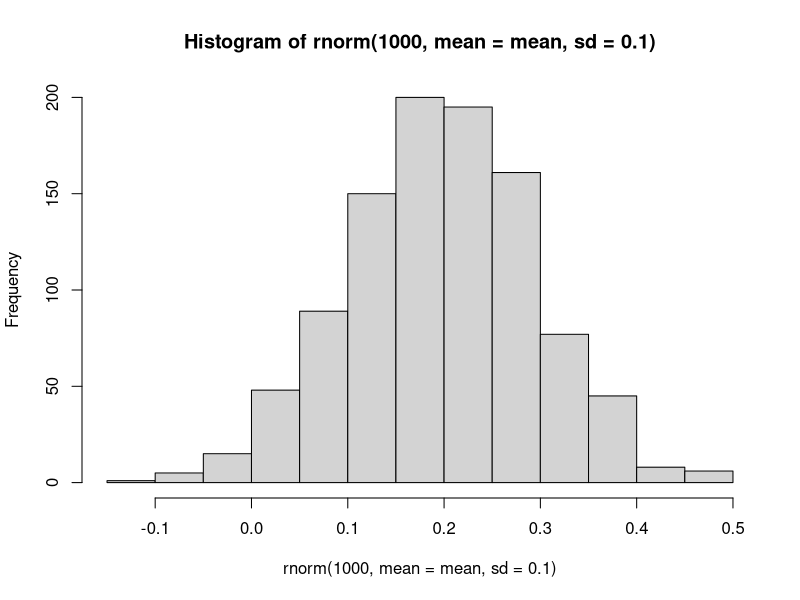
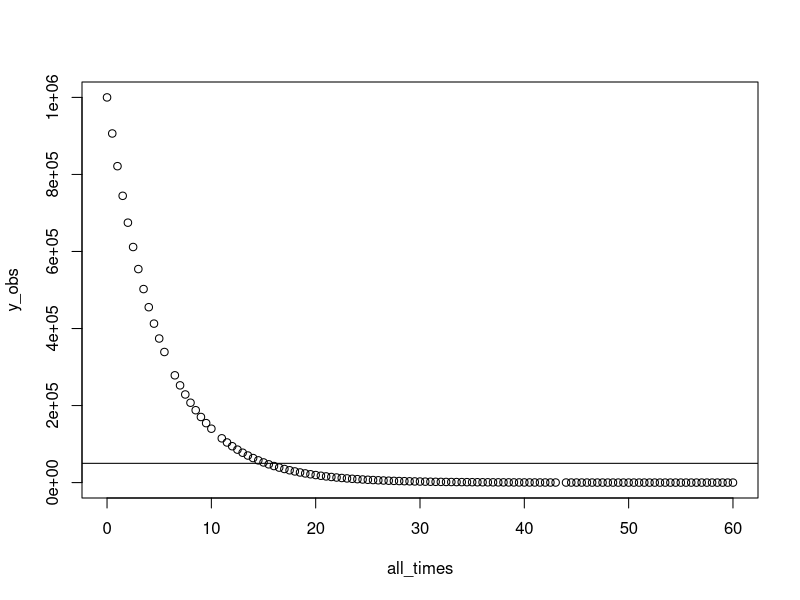
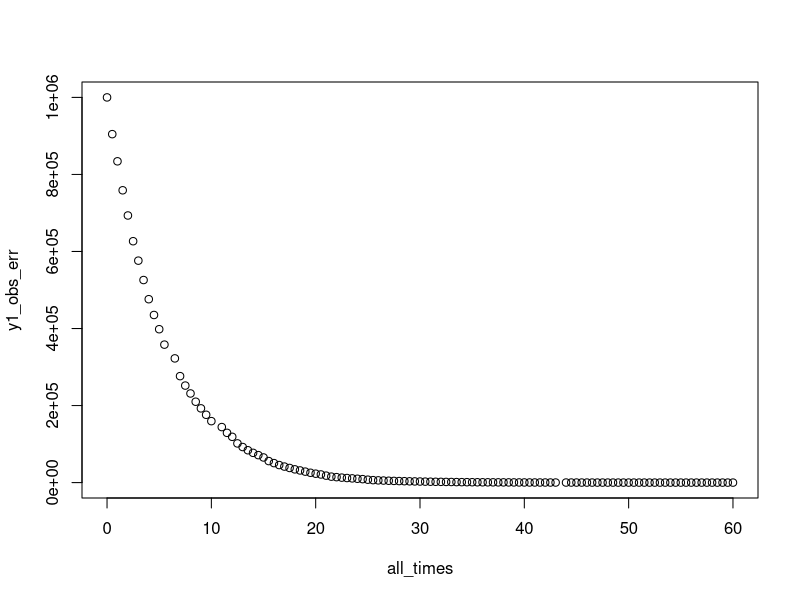
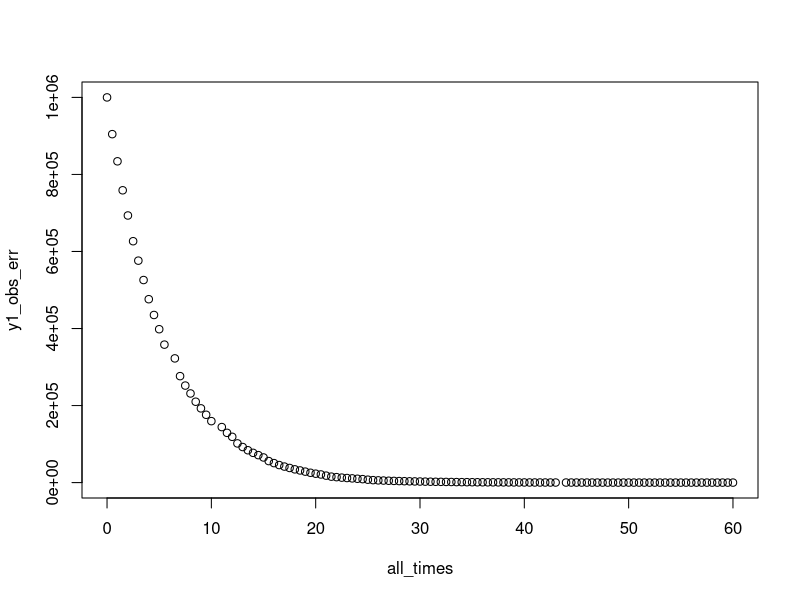
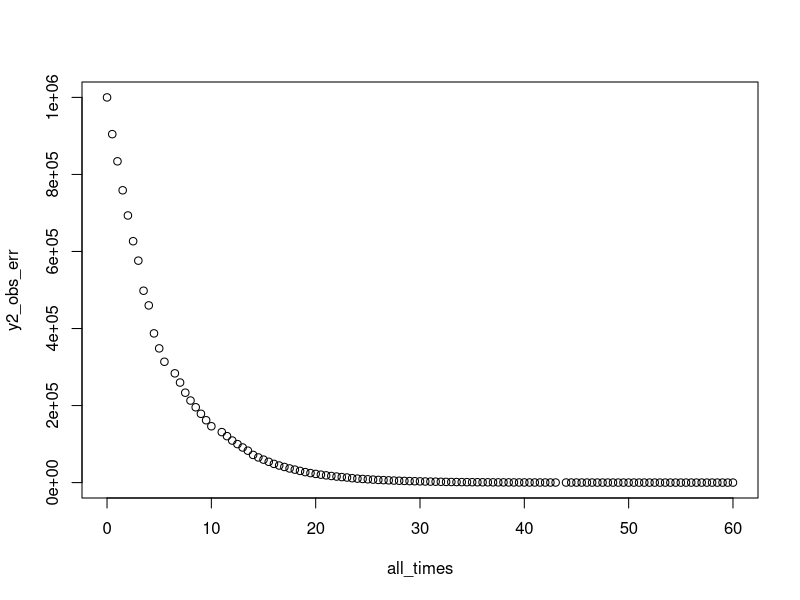
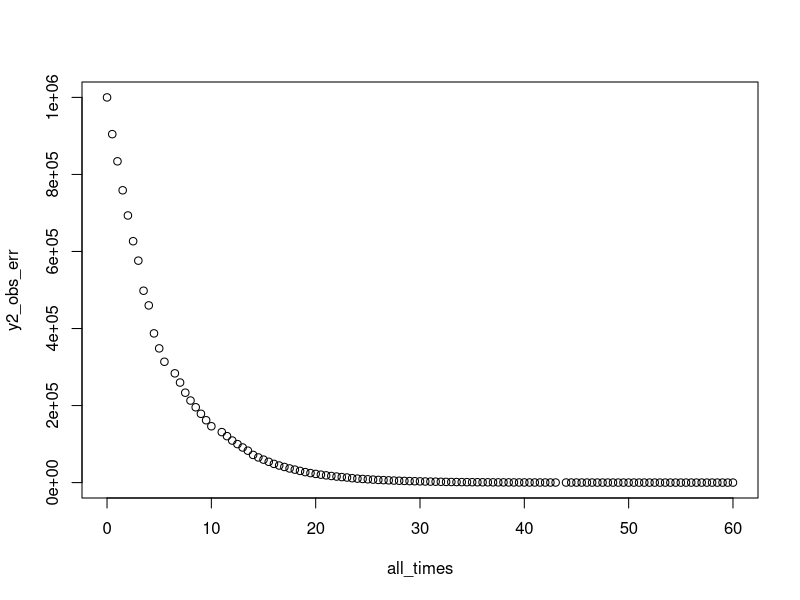
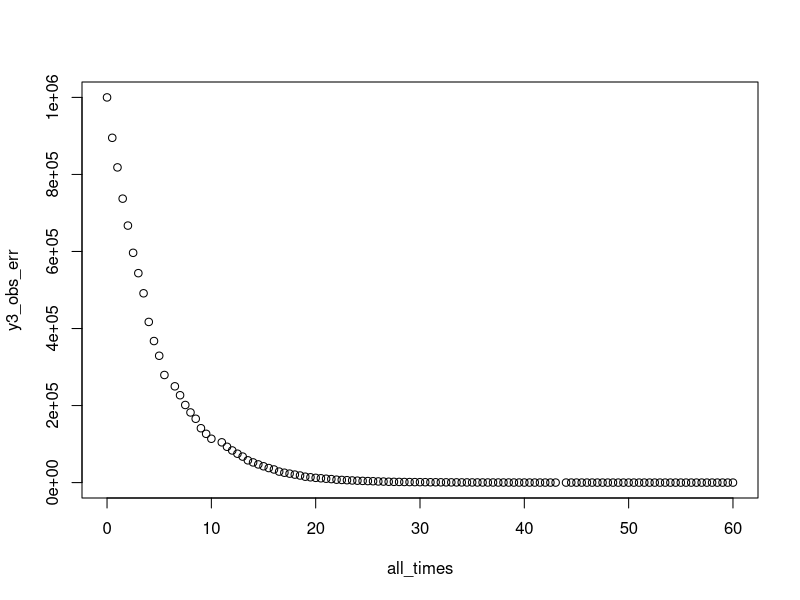
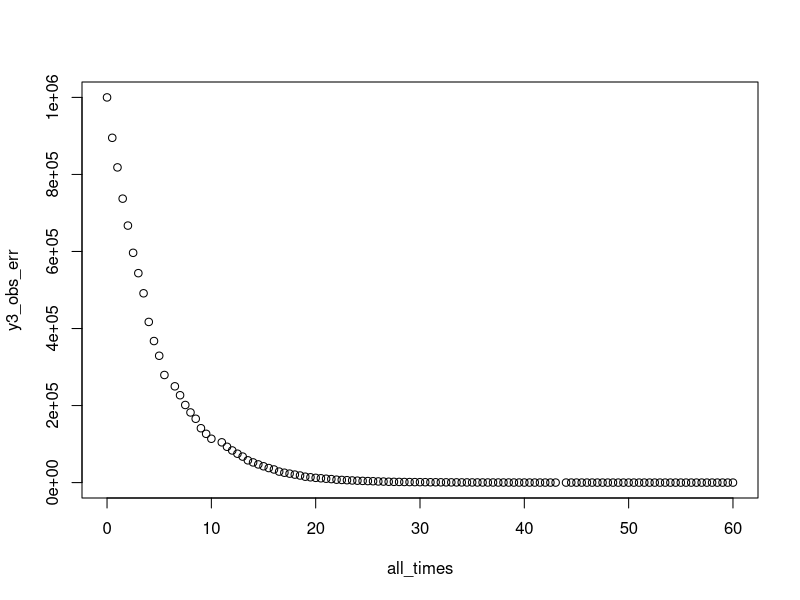

These charts were generated, in order, by the following R code: (Note: this script raises an error after producing the figures.)
#### [INSERT A DOC STRING HERE] ####

library(tidyverse)
library(bayesplot)

#### Getting constant degradation rates for each of 9 barrels ####
# Required objects
min <- 0.05; max <- 0.34; mean <- (min + max)/2; print(mean)
num_barrels <- 9
# Taking a look at distribution
hist(rnorm(1000, mean = mean, sd = 0.1))
# Sampling 9 decay rates
r_vec <- c()
set.seed(123)
for (i in 1:num_barrels) {
  r_vec[i] <- round(rnorm(1, mean = mean, sd = 0.01), digits = 2)
  while(r_vec[i] < min | r_vec[i] > max)
  {r_vec[i] <- round(rnorm(1, mean = mean, sd = 0.01), digits = 2)}
}; print(r_vec); print(mean(r_vec))

#### Setting up sampling regimes for each of 9 barrels ####
all_times <- seq(0 + 12/24, 60, 12/24); num_samples <- floor(length(all_times)/num_barrels) # Full time series (in days) divided by number of barrels; we can change this to make it more realistic; used floor() instead of round() to always round down
# all_times <- seq(1, 60, 1); num_samples <- floor(length(all_times)/num_barrels) # DAYS
ts <- matrix(nrow = num_samples + 1, ncol = num_barrels) # Matrix of sampling regimes wherein each column contains the sampling regime for a different barrel
ts[1, ] <- rep(0, ncol(ts))
set.seed(123)
for (i in 1:num_barrels){
  t <- sort(sample(all_times, num_samples, replace = FALSE))
  ts[2:nrow(ts), i] <- t
  all_times <- all_times[!all_times %in% t]
}; colnames(ts) <- c("t1", "t2", "t3", "t4", "t5", "t6", "t7", "t8", "t9")
t1 <- ts[ ,1]; t2 <- ts[ ,2]; t3 <- ts[ ,3]; t4 <- ts[ ,4]; t5 <- ts[ ,5]; t6 <- ts[ ,6]; t7 <- ts[ ,7]; t8 <- ts[ ,8]; t9 <- ts[ ,9] # Come up with an automated way of doing this
all_times <- sort(c(0, ts[2:nrow(ts), ]))

#### Observation without error ####
y0_obs <- 1e6
y_obs <- y0_obs*exp(-all_times*mean(r_vec))
plot(x = all_times, y = y_obs)
abline(h = y0_obs*0.05)

#### Setting up barrel volumes to implement sampling error ####
samp_vol <- 5; barrel_vol <- 100 # Under these conditions, you can sample each barrel a maximum of 40 times
vol <- c(barrel_vol)
for (i in 2:length(t1 + 1)){
  vol[i] <- vol[i - 1] - samp_vol
}; vol <- vol[2:length(vol)]

#### Sampling initial abundance ####
set.seed(123); y_init <- 1e6
y_samp_init <- y_select <- rbinom(1, y_init, samp_vol/(vol[1] + samp_vol))
y_samp_init <- c(NA, 0.0, y_samp_init)

#### Generating data ####
## Barrel 1
# Set seed because reproducibility
set.seed(123)
# Setting up initial abundance, and empty vector to fill with observations
t_elap <- 0.5 # Units are in hours so 10 day * 24hrs, for example; CHANGE ALL_TIMES
y_prev <- 1e6; y1_obs_err <- c(); y1_obs_err[1] <- y_prev; y1_samp <- c(); j <- 2
# Loop to generate data with (1) process error, (2) environmental stochasticity, and (3) sampling error
for (i in 2:length(all_times)){
  y_d <- rbinom(1, y_prev, 1 - exp(-t_elap*r_vec[1]*exp(-rnorm(1, 0, 0.1)))) # Determine eDNAs that "die" via exponential distribution (process error) and environmental stochasticity
  if (all_times[i] %in% t1){
    y_select <- rbinom(1, y_prev - y_d, samp_vol/vol[j - 1]) # Sample eDNAs from remaining with sampling error via sampled volume vs total remaining volume
    y1_samp[j - 1] <- y_select; j <- j + 1 # Add sampled eDNAs to observation vector
    y_next <- y_prev - y_d - y_select # eDNAs in barrel at next time step is equal to those available at previous time step, minus those that died, and those that were selected
    y_prev <- y_next # Re-assigning y_prev for next iteration
    y1_obs_err[i] <- y_prev
  } else {
    y_next <- y_prev - y_d
    y_prev <- y_next
    y1_obs_err[i] <- y_prev
  }
}; plot(all_times, y1_obs_err)
plot(x = all_times, y = y1_obs_err)
y1_samp <- cbind(t1[2:length(t1)], y1_samp)
Barrel <- c(rep(1, nrow(y1_samp))); y1_samp <- cbind(Barrel, y1_samp)

## Barrel 2
set.seed(123)
t_elap <- 0.5 
y_prev <- 1e6; y2_obs_err <- c(); y2_obs_err[1] <- y_prev; y2_samp <- c(); j <- 2
for (i in 2:length(all_times)){
  y_d <- rbinom(1, y_prev, 1 - exp(-t_elap*r_vec[2]*exp(-rnorm(1, 0, 0.1)))) 
  if (all_times[i] %in% t2){
    y_select <- rbinom(1, y_prev - y_d, samp_vol/vol[j - 1]) 
    y2_samp[j - 1] <- y_select; j <- j + 1 
    y_next <- y_prev - y_d - y_select 
    y_prev <- y_next 
    y2_obs_err[i] <- y_prev
  } else {
    y_next <- y_prev - y_d
    y_prev <- y_next
    y2_obs_err[i] <- y_prev
  }
}; plot(all_times, y2_obs_err)
plot(x = all_times, y = y2_obs_err)
y2_samp <- cbind(t2[2:length(t2)], y2_samp)
Barrel <- c(rep(2, nrow(y2_samp))); y2_samp <- cbind(Barrel, y2_samp)

## Barrel 3
set.seed(123)
t_elap <- 0.5 
y_prev <- 1e6; y3_obs_err <- c(); y3_obs_err[1] <- y_prev; y3_samp <- c(); j <- 2
for (i in 2:length(all_times)){
  y_d <- rbinom(1, y_prev, 1 - exp(-t_elap*r_vec[3]*exp(-rnorm(1, 0, 0.1)))) 
  if (all_times[i] %in% t3){
    y_select <- rbinom(1, y_prev - y_d, samp_vol/vol[j - 1]) 
    y3_samp[j - 1] <- y_select; j <- j + 1 
    y_next <- y_prev - y_d - y_select 
    y_prev <- y_next 
    y3_obs_err[i] <- y_prev
  } else {
    y_next <- y_prev - y_d
    y_prev <- y_next
    y3_obs_err[i] <- y_prev
  }
}; plot(all_times, y3_obs_err)
plot(x = all_times, y = y3_obs_err)
y3_samp <- cbind(t3[2:length(t3)], y3_samp)
Barrel <- c(rep(3, nrow(y3_samp))); y3_samp <- cbind(Barrel, y3_samp)

## Barrel 4
set.seed(123)
t_elap <- 0.5 
y_prev <- 1e6; y4_obs_err <- c(); y4_obs_err[1] <- y_prev; y4_samp <- c(); j <- 2
for (i in 2:length(all_times)){
  y_d <- rbinom(1, y_prev, 1 - exp(-t_elap*r_vec[4]*exp(-rnorm(1, 0, 0.1))))
  if (all_times[i] %in% t4){
    y_select <- rbinom(1, y_prev - y_d, samp_vol/vol[j - 1]) 
    y4_samp[j - 1] <- y_select; j <- j + 1 
    y_next <- y_prev - y_d - y_select 
    y_prev <- y_next 
    y4_obs_err[i] <- y_prev
  } else {
    y_next <- y_prev - y_d
    y_prev <- y_next
    y4_obs_err[i] <- y_prev
  }
}; plot(all_times, y4_obs_err)
plot(x = all_times, y = y4_obs_err)
y4_samp <- cbind(t4[2:length(t4)], y4_samp)
Barrel <- c(rep(4, nrow(y4_samp))); y4_samp <- cbind(Barrel, y4_samp)

## Barrel 5
set.seed(123)
t_elap <- 0.5 
y_prev <- 1e6; y5_obs_err <- c(); y5_obs_err[1] <- y_prev; y5_samp <- c(); j <- 2
for (i in 2:length(all_times)){
  y_d <- rbinom(1, y_prev, 1 - exp(-t_elap*r_vec[5]*exp(-rnorm(1, 0, 0.1))))
  if (all_times[i] %in% t5){
    y_select <- rbinom(1, y_prev - y_d, samp_vol/vol[j - 1]) 
    y5_samp[j - 1] <- y_select; j <- j + 1 
    y_next <- y_prev - y_d - y_select 
    y_prev <- y_next 
    y5_obs_err[i] <- y_prev
  } else {
    y_next <- y_prev - y_d
    y_prev <- y_next
    y5_obs_err[i] <- y_prev
  }
}; plot(all_times, y5_obs_err)
plot(x = all_times, y = y5_obs_err)
y5_samp <- cbind(t5[2:length(t5)], y5_samp)
Barrel <- c(rep(5, nrow(y5_samp))); y5_samp <- cbind(Barrel, y5_samp)

## Barrel 6
set.seed(123)
t_elap <- 0.5 
y_prev <- 1e6; y6_obs_err <- c(); y6_obs_err[1] <- y_prev; y6_samp <- c(); j <- 2
for (i in 2:length(all_times)){
  y_d <- rbinom(1, y_prev, 1 - exp(-t_elap*r_vec[6]*exp(-rnorm(1, 0, 0.1))))
  if (all_times[i] %in% t6){
    y_select <- rbinom(1, y_prev - y_d, samp_vol/vol[j - 1]) 
    y6_samp[j - 1] <- y_select; j <- j + 1 
    y_next <- y_prev - y_d - y_select 
    y_prev <- y_next 
    y6_obs_err[i] <- y_prev
  } else {
    y_next <- y_prev - y_d
    y_prev <- y_next
    y6_obs_err[i] <- y_prev
  }
}; plot(all_times, y6_obs_err)
plot(x = all_times, y = y6_obs_err)
y6_samp <- cbind(t6[2:length(t6)], y6_samp)
Barrel <- c(rep(6, nrow(y6_samp))); y6_samp <- cbind(Barrel, y6_samp)

## Barrel 7
set.seed(123)
t_elap <- 0.5 
y_prev <- 1e6; y7_obs_err <- c(); y7_obs_err[1] <- y_prev; y7_samp <- c(); j <- 2
for (i in 2:length(all_times)){
  y_d <- rbinom(1, y_prev, 1 - exp(-t_elap*r_vec[7]*exp(-rnorm(1, 0, 0.1))))
  if (all_times[i] %in% t7){
    y_select <- rbinom(1, y_prev - y_d, samp_vol/vol[j - 1]) 
    y7_samp[j - 1] <- y_select; j <- j + 1 
    y_next <- y_prev - y_d - y_select 
    y_prev <- y_next 
    y7_obs_err[i] <- y_prev
  } else {
    y_next <- y_prev - y_d
    y_prev <- y_next
    y7_obs_err[i] <- y_prev
  }
}; plot(all_times, y7_obs_err)
plot(x = all_times, y = y7_obs_err)
y7_samp <- cbind(t7[2:length(t7)], y7_samp)
Barrel <- c(rep(7, nrow(y7_samp))); y7_samp <- cbind(Barrel, y7_samp)

## Barrel 8
set.seed(123)
t_elap <- 0.5 
y_prev <- 1e6; y8_obs_err <- c(); y8_obs_err[1] <- y_prev; y8_samp <- c(); j <- 2
for (i in 2:length(all_times)){
  y_d <- rbinom(1, y_prev, 1 - exp(-t_elap*r_vec[8]*exp(-rnorm(1, 0, 0.1))))
  if (all_times[i] %in% t8){
    y_select <- rbinom(1, y_prev - y_d, samp_vol/vol[j - 1]) 
    y8_samp[j - 1] <- y_select; j <- j + 1 
    y_next <- y_prev - y_d - y_select 
    y_prev <- y_next 
    y8_obs_err[i] <- y_prev
  } else {
    y_next <- y_prev - y_d
    y_prev <- y_next
    y8_obs_err[i] <- y_prev
  }
}; plot(all_times, y8_obs_err)
plot(x = all_times, y = y8_obs_err)
y8_samp <- cbind(t8[2:length(t8)], y8_samp)
Barrel <- c(rep(8, nrow(y8_samp))); y8_samp <- cbind(Barrel, y8_samp)

## Barrel 9
set.seed(123)
t_elap <- 0.5 
y_prev <- 1e6; y9_obs_err <- c(); y9_obs_err[1] <- y_prev; y9_samp <- c(); j <- 2
for (i in 2:length(all_times)){
  y_d <- rbinom(1, y_prev, 1 - exp(-t_elap*r_vec[9]*exp(-rnorm(1, 0, 0.1))))
  if (all_times[i] %in% t9){
    y_select <- rbinom(1, y_prev - y_d, samp_vol/vol[j - 1]) 
    y9_samp[j - 1] <- y_select; j <- j + 1 
    y_next <- y_prev - y_d - y_select 
    y_prev <- y_next 
    y9_obs_err[i] <- y_prev
  } else {
    y_next <- y_prev - y_d
    y_prev <- y_next
    y9_obs_err[i] <- y_prev
  }
}; plot(all_times, y9_obs_err)
plot(x = all_times, y = y9_obs_err)
y9_samp <- cbind(t9[2:length(t9)], y9_samp)
Barrel <- c(rep(9, nrow(y9_samp))); y9_samp <- cbind(Barrel, y9_samp)

full_ts <- rbind(y_samp_init, y1_samp, y2_samp, y3_samp, y4_samp, y5_samp, y6_samp, y7_samp, y8_samp, y9_samp)
full_ts <- as.data.frame(full_ts); colnames(full_ts) <- c("barrel", "t", "y_samp")
# Ordering generated data by sampling time
full_ts_ordered <- full_ts[with(full_ts, order(t)), ]
# Plotting generated data
colours <- c("black", "firebrick", "darkorange", "goldenrod2", "forestgreen", "cornflowerblue", "purple3", "orchid", "salmon")
colidx <- c("white"); barrel <- as.numeric(full_ts_ordered$barrel)
for (i in 2:length(full_ts_ordered$t)){
  colidx[i] <- colours[barrel[i]]
}
plot(full_ts_ordered$t, full_ts_ordered$y_samp, col = colidx,
     xlab = "Day", ylab = "eDNA Abundance (Sampled)")

plot(x = all_times, y = y1_obs_err, col = "black", type = "l", xlab = "Day", ylab = "eDNA Abundance (Unsampled)")
lines(x = all_times, y = y2_obs_err, col = "firebrick")
lines(x = all_times, y = y3_obs_err, col = "darkorange")
lines(x = all_times, y = y4_obs_err, col = "goldenrod2")
lines(x = all_times, y = y5_obs_err, col = "forestgreen")
lines(x = all_times, y = y6_obs_err, col = "cornflowerblue")
lines(x = all_times, y = y7_obs_err, col = "purple3")
lines(x = all_times, y = y8_obs_err, col = "orchid")
lines(x = all_times, y = y9_obs_err, col = "salmon")

#### Fitting generated data to exponential model ####
#### ... From Steph's script: ####
#### ... ... Simulate data: ####
a<-1.2			# growth rate
b<-1.2/1200	# density dependence
sig<-0.8		# process error
N<-100			# timesteps

y<-numeric(N+1)	# vector of population sizes
y1<-600			# initial condition

# Simulate data:
set.seed(9823)
y[1]<-y1
for(i in 2:(N+1)) y[i]<-y[i-1]*exp(rnorm(n=1, a-b*y[i-1], sig))

S<-y[1:N];		# spawners
Y<-log(y[2:(N+1)]/S)	# productivity = log(recruits/spawner)

plot(y, type="l", xlab="time", ylab="spawners"); abline(h=a/b, lty=3)
plot(S, Y, xlab="spawners", ylab="productivity"); abline(a=a, b=-b, col=2); abline(h=0)

#### ... ... ... Fit with JAGS: Single population ####
# Need to write model function IN JAGS LANGUAGE (see user manual)
ricker.model<-function(){	
  # define priors on parameter (mean and PRECISION)
  a ~ dnorm(0, 0.0001)
  b ~ dnorm(0, 0.0001)
  sigma ~ dunif(0, 100)
  tau <- pow(sigma, -2)	
  
  # simulate model and likelihood
  for(i in 1:N){ 					# for each data point
    Y.hat[i] <- a-b*S[i] 		# expected value based on parameters
    Y[i] ~ dnorm(Y.hat[i], tau) # probability of observation Y given expectation Y.hat
  }
}

fit3<-jags.fit(data=list('Y'=Y, 'S'=S, 'N'=N), params=c("a", "b", "sigma"), model=ricker.model, n.chains=3, n.adapt=100)

plot(fit3)
summary(fit3) 

#### ... ... Simulate hierarchical data: ####
a<-1.2								# growth rate
b<-1.2/1200							# density dependence
sig<-0.3							# process error
sigP<-0.8							# sd in growth rate among populations

Nt<-50								# number of timesteps
Np<-20								# number of populations
thetaP<-rnorm(Np, mean=0, sd=sigP)	# population random-effect on growth rate

t<-rep(1:(Nt+1), Np)				# vector of timesteps
P<-rep(1:Np, each=(Nt+1))			# vector of population numbers
y<-numeric((Nt+1)*Np)				# vector of population sizes (to be filled)
y[which(t==1)]<-runif(Np, 100, 1000)# initialize with random number between 100 and 1000

# Simulate data:
for(i in 1:Np){ #for each population
  for(j in 2:(Nt+1)){ #for each timestep
    y[which(P==i&t==j)]<-y[which(P==i&t==(j-1))]*exp(rnorm(n=1, (a+thetaP[i])-b*y[which(P==i&t==(j-1))], sig))
  }
}

# Make dataframe of spawners and productivity
data<-data.frame(S=numeric(Nt*Np), Y=numeric(Nt*Np), Pop=numeric(Nt*Np))
N<-Nt*Np

k<-0
for(i in 1:Np){
  for(j in 1:Nt){
    k<-k+1
    data$S[k]<- y[which(P==i&t==j)]
    data$Y[k]<- log(y[which(P==i&t==(j+1))]/y[which(P==i&t==j)])
    data$Pop[k]<-i
  }
}

xyplot(Y~S|Pop, data=data)

#### ... ... ... Fit with JAGS: Hierarchical ####
# Transform data to matrices to make model syntax easier
Np <- 20 # Because 20 populations
Nt <- 50 # Because number of time points
S<-matrix(data$S, nrow=Np, ncol=Nt, byrow=TRUE) # Where S is number of spawners
Y<-matrix(data$Y, nrow=Np, ncol=Nt, byrow=TRUE) # Where Y is productivity (= log(recruits/spawner))

H.ricker.model<-function(){
  # Priors on parameters
  a ~ dnorm(0, 0.0001)
  b ~ dnorm(0, 0.0001)
  sig ~ dunif(0, 100)
  sigP ~ dunif(0, 100)
  tauP <- pow(sigP, -2)
  tau <- pow(sig, -2)
  
  # Hierarchical part - a different thetaP for each population:
  for(i in 1:Np){
    thetaP[i] ~ dnorm(0, tauP)
  }
  
  # Model simulation and likelihood
  for(j in 1:Np){ #for each population
    for(i in 1:Nt){ #for each time step
      Y.hat[j,i] <- a + thetaP[j] - b*S[j,i] # calculate model prediction
      Y[j,i] ~ dnorm(Y.hat[j,i], tau) #likelihood
    } #end i
  } # end j	
}


hfit2<-jags.fit(data=list('S'=S, 'Y'=Y, 'Np'=Np, 'Nt'=Nt), params=c("a", "b", "sig", "sigP"), model=H.ricker.model)

S<-summary(hfit2)
par(mfrow=c(1,1))
for(i in 1:7){
  hist(hfit2[[1]][,i], main=colnames(hfit2[[1]])[i], col="#00000030", border=NA, xlab="", freq=FALSE)
  hist(hfit2[[2]][,i], main=colnames(hfit2[[2]])[i], col="#FF000030", add=TRUE, freq=FALSE, border=NA)
  hist(hfit2[[3]][,i], main=colnames(hfit2[[3]])[i], col="#00FF0030", add=TRUE, freq=FALSE, border=NA)
  abline(v=S[[1]][i,1], lty=2)
  abline(v=c(a,b,sig,sigP)[i])
  abline(v=hfit1.par[i], lty=3)
}
legend("topright", lty=c(1,2,3), c("Real", "JAGS", "lmer"))


#### For Ning's stuff ####
#### ... Data manip ####
## Steph made matrices wherein rows were populations, and columns were time points. We have to switch that up a bit potentially because populations aren't sampled at same time points?
y <- matrix(nrow = num_barrels, ncol = length(all_times)); colnames(y) <- all_times
t1 <- t1[2:length(t1)]; t2 <- t2[2:length(t2)]; t3 <- t3[2:length(t3)]; t4 <- t4[2:length(t4)]; t5 <- t5[2:length(t5)]; t6 <- t6[2:length(t6)]; t7 <- t7[2:length(t7)]; t8 <- t8[2:length(t8)]; t9 <- t9[2:length(t9)]
b1 <- 1; b2 <- 1; b3 <- 1; b4 <- 1; b5 <- 1; b6 <- 1; b7 <- 1; b8 <- 1; b9 <- 1
for (i in 1:length(all_times)){
  if (all_times[i] %in% t1){
    y[1, i] <- y1_samp[b1, 3]
    b1 <- b1 + 1
  } else {
    if (all_times[i] %in% t2){
      y[2, i] <- y2_samp[b2, 3]
      b2 <- b2 + 1
    } else {
      if (all_times[i] %in% t3){
        y[3, i] <- y3_samp[b3, 3]
        b3 <- b3 + 1
      } else {
        if (all_times[i] %in% t4){
          y[4, i] <- y4_samp[b4, 3]
          b4 <- b4 + 1
        } else {
          if (all_times[i] %in% t5){
            y[5, i] <- y5_samp[b5, 3]
            b5 <- b5 + 1
          } else {
            if (all_times[i] %in% t6){
              y[6, i] <- y6_samp[b6, 3]
              b6 <- b6 + 1
            } else {
              if (all_times[i] %in% t7){
                y[7, i] <- y7_samp[b7, 3]
                b7 <- b7 + 1
              } else {
                if (all_times[i] %in% t8){
                  y[8, i] <- y8_samp[b8, 3]
                  b8 <- b8 + 1
                } else {
                  if (all_times[i] %in% t9){
                    y[9, i] <- y9_samp[b9, 3]
                    b9 <- b9 + 1
                  } else { print(":(") }
                }
              }
            }
          }
        }
      }
    }
  }
}
y[ ,1] <- rep(full_ts_ordered$y_samp[1], nrow(y)) # Might have to change this such that there's a different initial sample from each bucket but for now, keeping as is because shouldn't make a huge difference

#### ... JAGS ####
exp_decay_model <- function(){
  
  # Priors on parameters
  alpha ~ dunif(0, 1)
  alpha_tau ~ dunif(0, 100)
  alpha_tau_pop ~ dunif(0, 100)
  
  # Hierarchical part - a different theta_pop for each population:
  for(i in 1:num_barrels){
    theta_pop[i] ~ dnorm(0, alpha_tau_pop)
  }
  
  # Model simulation
  for (i in 1:num_barrels){ # For each population
    for (j in 1:ncol(y)){ # For each time step
      if (!is.na(y[i, j])){
        yhat[i, j] <- yhat[i, j]*exp(-t_elap*alpha_pop*theta_pop[i]) # Calculate model prediction
      }
    }
  }
  
  # Likelihood
  for (i in 1:num_barrels){ 
    for (j in 1:length(all_times)){ 
      if(!is.na(y[i, j])){
        y[i, j] ~ dpois(yhat[i, j]) # Likelihood
      }
    } 
  }
}






























#### ... TO DO! ####

#### Estimated abundances ####
y0_est <- as.numeric(y0_est); r_est <- as.numeric(r_est)
y_est <- y0_est*exp(-all_times*r_est)
plot(y_est)

#### Plotting (1) observations without error, (2) generated data, and (3) estimated data for comparison ####
plot(all_times[1:20], y_obs[1:20], type = "l", xlab = "Day", ylab = "eDNA Concentration")
points(all_times[1:20], y_obs_err[1:20], col = "cornflowerblue", pch = 16)
points(all_times[1:20], y_est[1:20], col = "firebrick2", pch = 18)
legend("topright", legend=c("Deterministic data", "Observed data", "Estimated data"),
       col=c("black", "cornflowerblue", "firebrick2"), lty = c(1, NA, NA), pch = c(NA, 16, 18), cex = 0.8)
